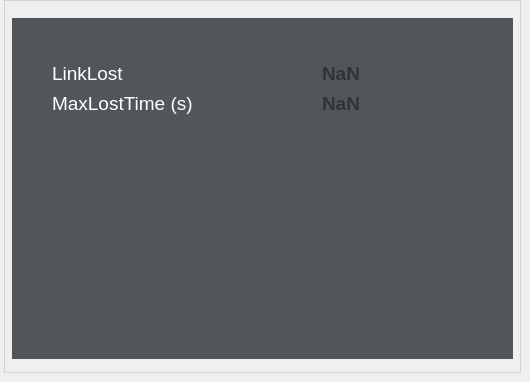
     <widget class="QWidget" name="CQ_Monitor_tab">
      <attribute name="title">
       <string>CQ Monitor</string>
      </attribute>
      <widget class="QGroupBox" name="CQ_Monitor_groupBox">
       <property name="geometry">
        <rect>
         <x>4</x>
         <y>0</y>
         <width>517</width>
         <height>373</height>
        </rect>
       </property>
       <property name="font">
        <font>
         <family>Ubuntu Condensed</family>
         <pointsize>18</pointsize>
         <weight>50</weight>
         <italic>true</italic>
         <bold>false</bold>
         <underline>false</underline>
         <strikeout>false</strikeout>
         <kerning>true</kerning>
        </font>
       </property>
       <property name="styleSheet">
        <string notr="true">        QGroupBox {
            border-color: rgb(50, 50, 50);
            border: 2px solid lightgray; 
            border-width: 0.5px;
            border-style: solid;
            margin-top: 1ex; /* leave space at the top for the title */ 
        }
        QGroupBox::title {
            subcontrol-origin: margin;
            subcontrol-position: top left;
            left: 10px;
            margin-left: 0px;
            padding: 0  3px;
        }</string>
       </property>
       <property name="title">
        <string/>
       </property>
       <property name="flat">
        <bool>false</bool>
       </property>
       <widget class="QWidget" name="widget_CQ_Monitor_black" native="true">
        <property name="geometry">
         <rect>
          <x>8</x>
          <y>18</y>
          <width>501</width>
          <height>341</height>
         </rect>
        </property>
        <property name="styleSheet">
         <string notr="true">background-color: rgb(81, 86, 90);</string>
        </property>
        <widget class="QLabel" name="LinkLost_label">
         <property name="geometry">
          <rect>
           <x>40</x>
           <y>40</y>
           <width>101</width>
           <height>31</height>
          </rect>
         </property>
         <property name="font">
          <font>
           <pointsize>8</pointsize>
          </font>
         </property>
         <property name="styleSheet">
          <string notr="true">co</string>
         </property>
         <property name="text">
          <string>&lt;html&gt;&lt;head/&gt;&lt;body&gt;&lt;p&gt;&lt;span style=&quot; font-size:14pt; color:#ffffff;&quot;&gt;LinkLost&lt;/span&gt;&lt;/p&gt;&lt;/body&gt;&lt;/html&gt;</string>
         </property>
        </widget>
        <widget class="QLabel" name="linklost_status_label">
         <property name="geometry">
          <rect>
           <x>310</x>
           <y>40</y>
           <width>61</width>
           <height>31</height>
          </rect>
         </property>
         <property name="font">
          <font>
           <pointsize>8</pointsize>
          </font>
         </property>
         <property name="styleSheet">
          <string notr="true">co</string>
         </property>
         <property name="text">
          <string>&lt;html&gt;&lt;head/&gt;&lt;body&gt;&lt;p&gt;&lt;span style=&quot; font-size:14pt; font-weight:600; color:#2e3436;&quot;&gt;NaN&lt;/span&gt;&lt;/p&gt;&lt;/body&gt;&lt;/html&gt;</string>
         </property>
        </widget>
        <widget class="QLabel" name="MaxLostTime_label">
         <property name="geometry">
          <rect>
           <x>40</x>
           <y>70</y>
           <width>151</width>
           <height>31</height>
          </rect>
         </property>
         <property name="font">
          <font>
           <pointsize>8</pointsize>
          </font>
         </property>
         <property name="styleSheet">
          <string notr="true">co</string>
         </property>
         <property name="text">
          <string>&lt;html&gt;&lt;head/&gt;&lt;body&gt;&lt;p&gt;&lt;span style=&quot; font-size:14pt; color:#ffffff;&quot;&gt;MaxLostTime (s)&lt;/span&gt;&lt;/p&gt;&lt;/body&gt;&lt;/html&gt;</string>
         </property>
        </widget>
        <widget class="QLabel" name="maxlosttime_status_label">
         <property name="geometry">
          <rect>
           <x>310</x>
           <y>70</y>
           <width>61</width>
           <height>31</height>
          </rect>
         </property>
         <property name="font">
          <font>
           <pointsize>8</pointsize>
          </font>
         </property>
         <property name="styleSheet">
          <string notr="true">co</string>
         </property>
         <property name="text">
          <string>&lt;html&gt;&lt;head/&gt;&lt;body&gt;&lt;p&gt;&lt;span style=&quot; font-size:14pt; font-weight:600; color:#2e3436;&quot;&gt;NaN&lt;/span&gt;&lt;/p&gt;&lt;/body&gt;&lt;/html&gt;</string>
         </property>
        </widget>
       </widget>
      </widget>
     </widget>
